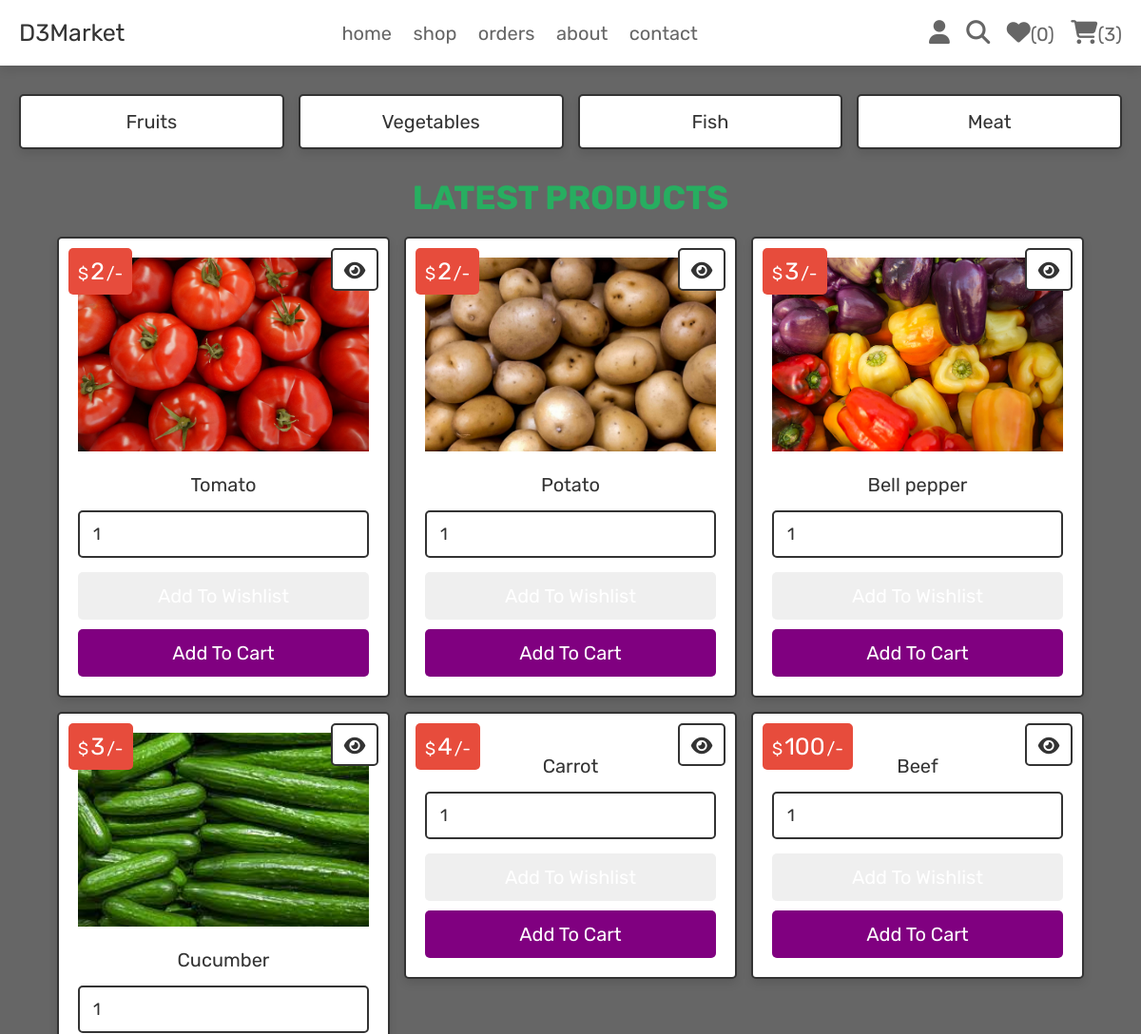
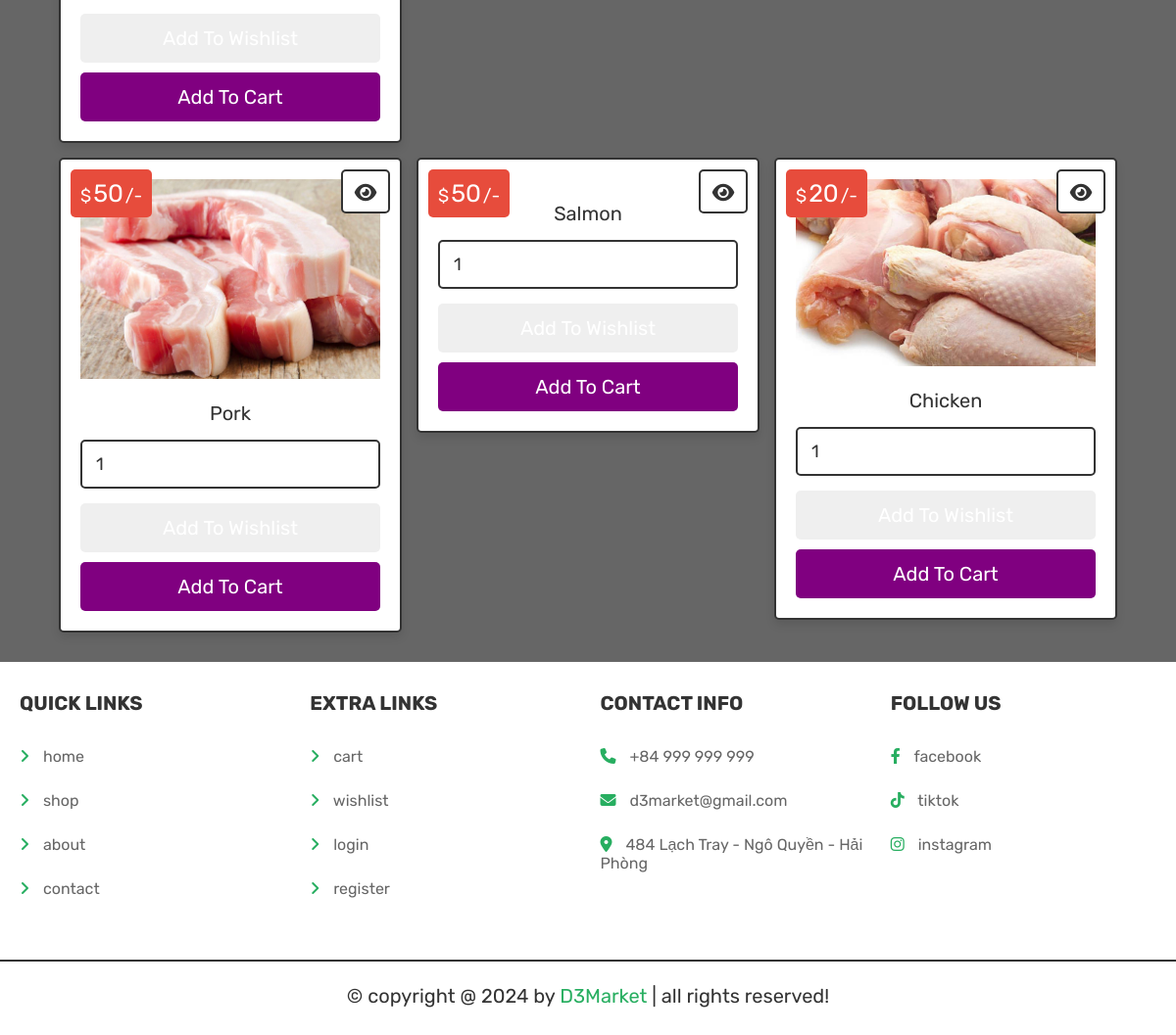
Screenshot of /shop.php (signed in) with the database file from the repository (2 pictures, top to bottom).
### tables this page shows
CREATE TABLE `products` (
  `id` int(100) NOT NULL,
  `name` varchar(100) NOT NULL,
  `category` varchar(20) NOT NULL,
  `details` varchar(500) NOT NULL,
  `price` int(100) NOT NULL,
  `image` varchar(100) NOT NULL
);

### shop.php (the view, shortened to what this page needs)
<?php
@include 'config.php';
?>
<!DOCTYPE html>
<html lang="en">
<head>
   <link rel="stylesheet" href="https://cdnjs.cloudflare.com/ajax/libs/font-awesome/6.1.1/css/all.min.css">
   <link rel="stylesheet" href="css/style.css">
</head>
<body>
<?php include 'header.php'; ?>
<section class="p-category">
   <a href="category.php?category=fruits">fruits</a>
   <a href="category.php?category=vegitables">vegetables</a>
   <a href="category.php?category=fish">fish</a>
   <a href="category.php?category=meat">meat</a>
</section>
<section class="products">
   <h1 class="title">latest products</h1>
   <div class="box-container">
   <?php
      $select_products = $conn->prepare("SELECT * FROM `products`");
      $select_products->execute();
      if($select_products->rowCount() > 0){
         while($fetch_products = $select_products->fetch(PDO::FETCH_ASSOC)){
   ?>
   <form action="" class="box" method="POST">
      <div class="price">$<span><?= $fetch_products['price']; ?></span>/-</div>
      <a href="view_page.php?pid=<?= $fetch_products['id']; ?>" class="fas fa-eye"></a>
      <img src="uploaded_img/<?= $fetch_products['image']; ?>" alt="">
      <div class="name"><?= $fetch_products['name']; ?></div>
      <input type="number" min="1" value="1" name="p_qty" class="qty">
      <input type="submit" value="add to wishlist" class="option-btn" name="add_to_wishlist">
      <input type="submit" value="add to cart" class="btn" name="add_to_cart">
   </form>
   <?php
      }
   }else{
      echo '<p class="empty">no products added yet!</p>';
   }
   ?>
   </div>
</section>
<?php include 'footer.php'; ?>
</body>
</html>

### css/style.css (style rules this page uses)
.products .box-container { display: grid; grid-template-columns: repeat(auto-fit, 35rem); gap:1.5rem; justify-content: center; align-items: flex-start; }
.products .box-container .box { padding:2rem; text-align: center; border:var(--border); background-color: var(--white); box-shadow: var(--box-shadow); border-radius: .5rem; position: relative; }
.products .box-container .box .price { position: absolute; top:1rem; left:1rem; padding:1rem; border-radius: .5rem; background-color: var(--red); font-size: 1.8rem; color:var(--white); }
.products .box-container .box .price span { font-size: 2.5rem; color:var(--white); margin:0 .2rem; }
.products .box-container .box .fa-eye { position: absolute; top:1rem; right:1rem; border-radius: .5rem; height: 4.5rem; line-height: 4.3rem; width: 5rem; border:var(--border); color:var(--black); font-size: 2rem; background-color: var(--white); }
.products .box-container .box img { width: 100%; margin-bottom: 1rem; }
.products .box-container .box .name { font-size: 2rem; color:var(--black); padding:1rem 0; }
.products .box-container .box .qty { margin:.5rem 0; border-radius: .5rem; padding:1.2rem 1.4rem; font-size: 1.8rem; color:var(--black); border:var(--border); width: 100%; }
.p-category { display: grid; grid-template-columns: repeat(auto-fit, minmax(27rem, 1fr)); gap:1.5rem; justify-content: center; align-items: flex-start; }
.p-category { padding-bottom: 0; }
.p-category a { padding:1.5rem; text-align: center; border:var(--border); background-color: var(--white); box-shadow: var(--box-shadow); border-radius: .5rem; font-size: 2rem; text-transform: capitalize; color:var(--black); }

### css/components2.css (style rules this page uses)
:root { --green:#27ae60; --orange:#f39c12; --red:#e74c3c; --black:#333; --light-color:#666; --white:#fff; --light-bg:#f6f6f6; --border:.2rem solid var(--black); --box-shadow:0 .5rem 1rem rgba(0,0,0,.1); --purple:#800080; }
* { font-family: 'Rubik', sans-serif; margin:0; padding:0; box-sizing: border-box; outline: none; border:none; text-decoration: none; color:var(--black); }
body { background-color: var(--light-color) ; }
html { font-size: 62.5%; overflow-x: hidden; scroll-behavior: smooth; scroll-padding-top: 6.5rem; }
section { padding:3rem 2rem; max-width: 1200px; margin:0 auto; }
.btn, .delete-btn, .option-btn { display: block; width: 100%; margin-top: 1rem; border-radius: .5rem; color:var(--white); font-size: 2rem; padding:1.3rem 3rem; text-transform: capitalize; cursor: pointer; text-align: center; }
.btn { background-color: var(--purple); }
.title { text-align: center; margin-bottom: 2rem; text-transform: uppercase; color:var(--green); font-size: 3.5rem; }

### rows the page displays
products: price "2", image (picture), name "Tomato"
products: price "2", image (picture), name "Potato"
products: price "3", image (picture), name "Bell pepper"
products: price "3", image (picture), name "Cucumber"
products: price "4", name "Carrot"
products: price "100", name "Beef"
products: price "50", image (picture), name "Pork"
products: price "50", name "Salmon"
products: price "20", image (picture), name "Chicken"

### other values shown
$count_wishlist_items->rowCount() "0"
$count_cart_items->rowCount() "3"
